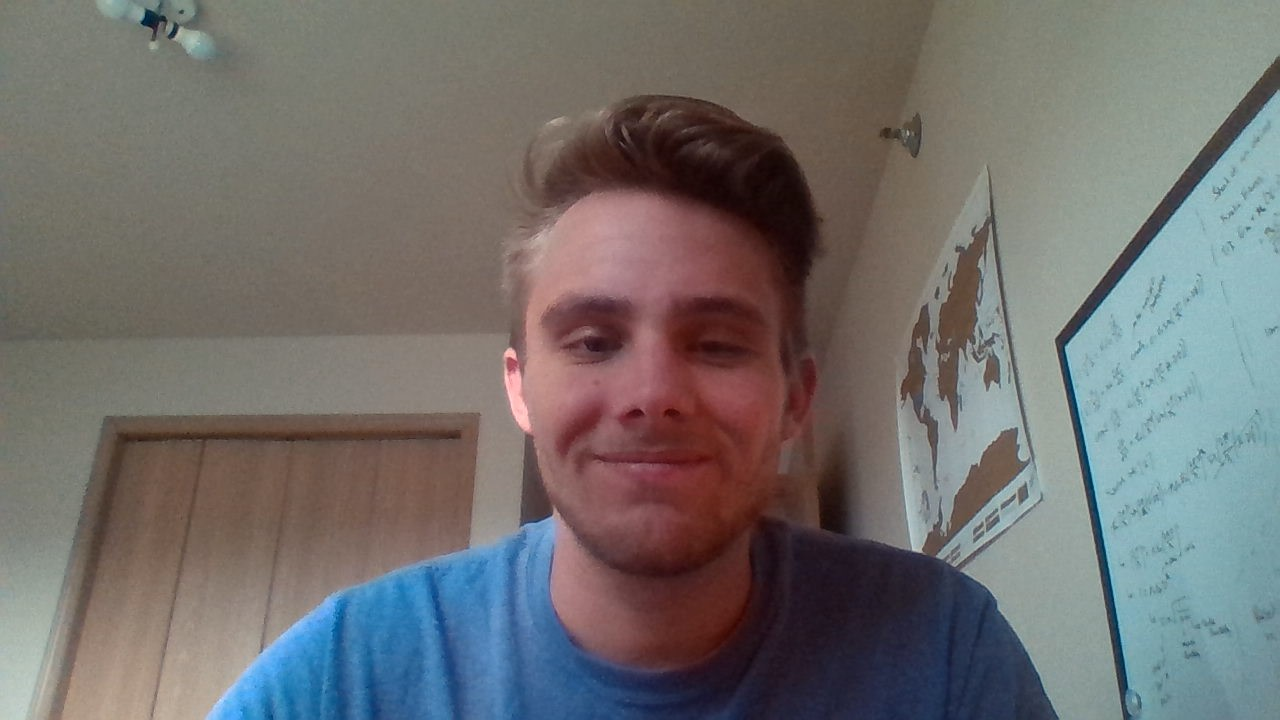
#> input picture Input Images/test1.jpg, 1280 x 720 px
$ jupyter execute 'Image with Various Filters.ipynb'   (older library calls are emulated)
#> lines starting #> are read from the running program, lines starting #| are printed output that depends on the picture
[cell 1]
import cv2

src = 'Input Images/test1.jpg'
image = cv2.imread(src)
#> image is the input picture: shape (720, 1280, 3); mean B, G, R 109.9, 111.2, 113.7

scale_percent = 0.6
width = int(image.shape[1]*scale_percent)
#> width = 768
height = int(image.shape[0]*scale_percent)
#> height = 432
dims = (width,height)
#> dims = (768, 432)

image = cv2.resize(image,dims)
#> image: shape (432, 768, 3)

cv2.imwrite('Input Images/image_out.png',image)

sobel_image3 = cv2.Sobel(image,cv2.CV_8U,1,0,ksize=3)
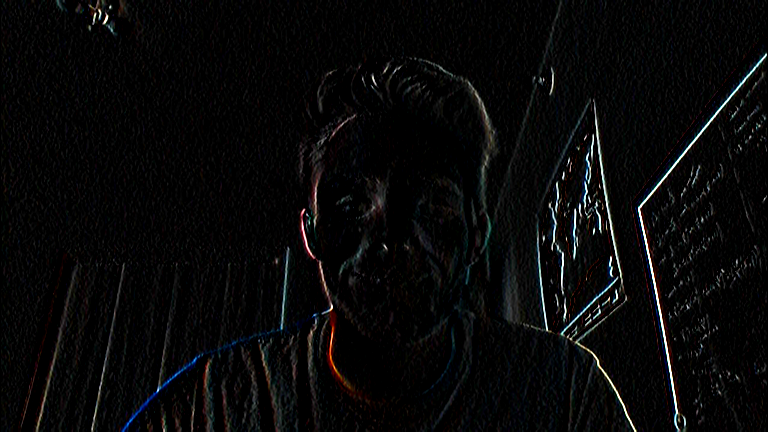
#> sobel_image3: shape (432, 768, 3); mean B, G, R 8.2, 8.1, 8
cv2.imwrite('Input Images/Sobel_k3.png',sobel_image3)

sobel_image5 = cv2.Sobel(image,cv2.CV_8U,1,0,ksize=5)
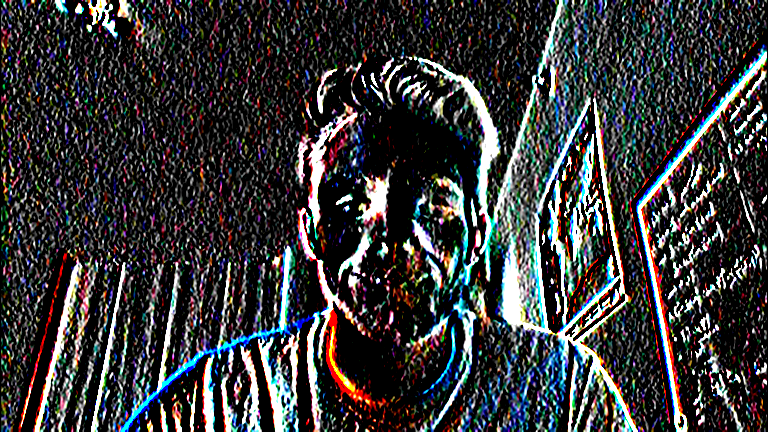
#> sobel_image5: shape (432, 768, 3); mean B, G, R 57.5, 56.4, 56.1
cv2.imwrite('Input Images/Sobel_k5.png',sobel_image5)

sobel_image7 = cv2.Sobel(image,cv2.CV_8U,1,0,ksize=7)
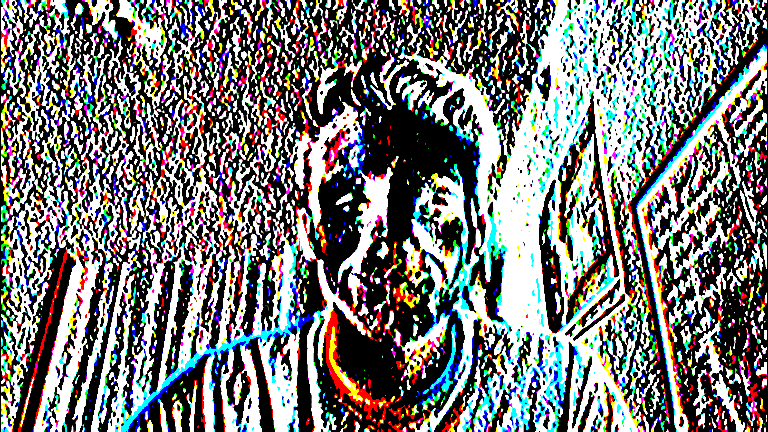
#> sobel_image7: shape (432, 768, 3); mean B, G, R 120.4, 121, 119.9
cv2.imwrite('Input Images/Sobel_k7.png',sobel_image7)

scharr_image3 = cv2.Scharr(image, cv2.CV_32F, 1,0)
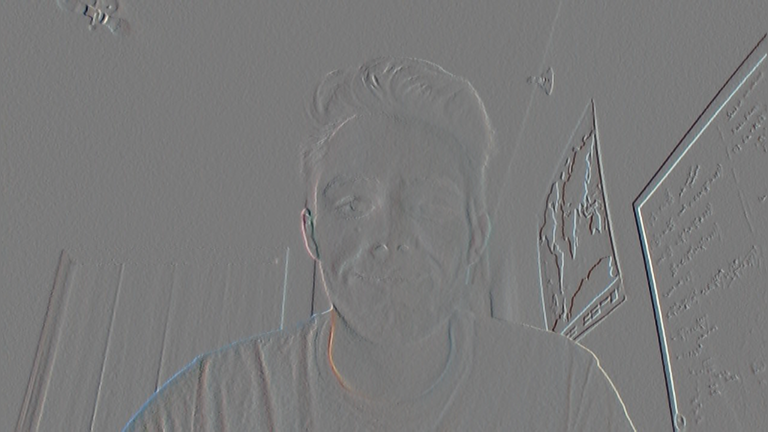
#> scharr_image3: shape (432, 768, 3) float32; mean B, G, R 1.8, 1.3, 0; drawn with min black and max white
cv2.imwrite('Input Images/scharr.png',scharr_image3)
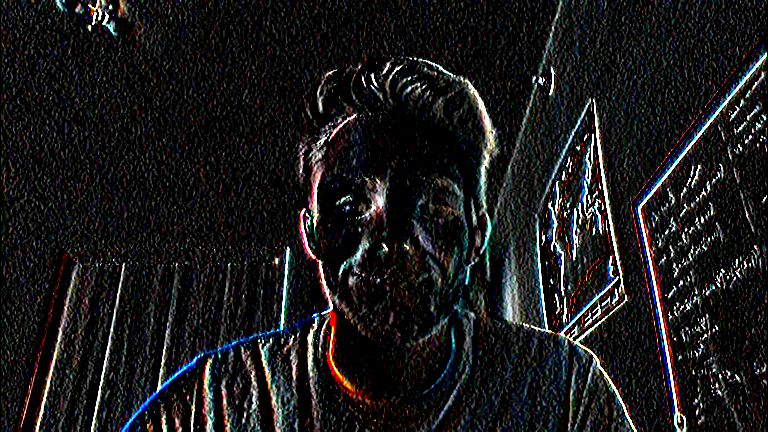
#> saved as scharr.png: shape (432, 768, 3); mean B, G, R 26.2, 25.5, 25.9

cv2.imshow('image',image)
cv2.waitKey(0)
cv2.destroyAllWindows()
